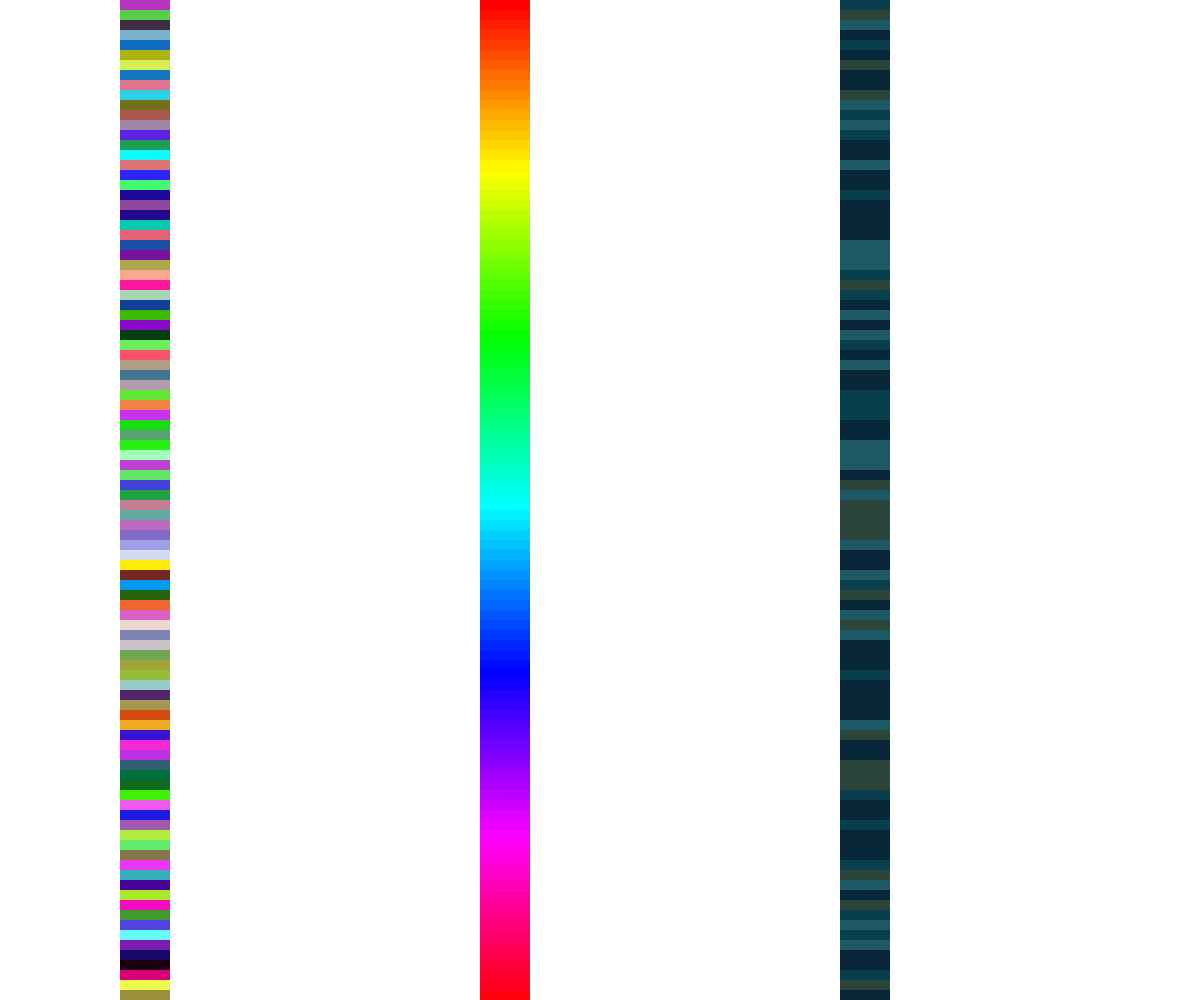
Frame 1 (no input)
Frame 60 (no input): identical to frame 1, image omitted
Frame 120 (the mouse pressed at the canvas centre since frame 60): identical to frame 1, image omitted

The p5.js sketch that drew this single still picture (run headless with seeded random() and noise() and a simulated clock; from frame 60 on, the mouse is pressed at the canvas centre):

// p5.js sketch
// ── sketch.js
// Project Title
// Your Name
// Date
//
// Extra for Experts:
// - describe what you did to take this project "above and beyond"

let rectwidth = 50, rectHeight = 10;
let colours = ["#1E5A65","#093E4C","#072638","#072638","#2B453A"];

function setup() {
  createCanvas(windowWidth, windowHeight);  
  noStroke();
  drawRGB(width*0.1);
  drawHSB(width * 0.4);
  drawCustom(width * 0.7);
}

function draw() {
  //background(220);
}

function drawCustom(x){
  colorMode(RGB);
  let index = 0;
  for(let y = 0; y < height; y += rectHeight){
    fill(colours[index % colours.length]);

    fill(colours[int(random(colours.length))]);
    rect(x,y,rectwidth,rectHeight);

    index ++;
  }

}

function drawHSB(x){
  colorMode(HSB);
  for(let y = 0; y < height; y += rectHeight){
    let hue = map(y,0,height,0,360);
    fill(hue,360,360);
    rect(x,y,rectwidth,rectHeight);
  }

}


function drawRGB(x){
  colorMode(RGB);
  for(let y = 0; y < height; y += rectHeight){
    fill(random(255),random(255),random(255));
    rect(x,y,rectwidth,rectHeight);
  }

}
